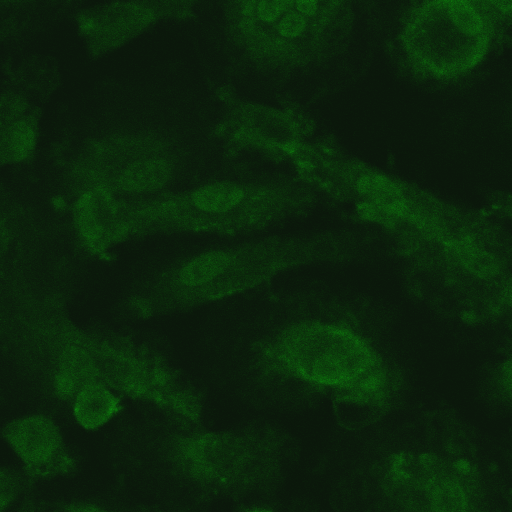
#> input picture Practice/LG-TB copy.bmp, 1024 x 1024 px (shown at 1/2 size)
$ jupyter execute DensityDistinguisher.ipynb   (shell and % lines are left out)
#> lines starting #> are read from the running program, lines starting #| are printed output that depends on the picture
#Image Analysis

**Module Import**
- PIL (Python Image Library)
- Numpy
- Matplotlib

[cell 1]
from PIL import Image
import numpy as np
import pandas as pd
import matplotlib.pyplot as plt

**Load Image Files**

[cell 2]
img = Image.open('LG-TB copy.bmp')
#> img is the input picture: PIL image 1024x1024 RGB; mean R, G, B 11, 35.7, 11
img

**Helper Functions**

**1. Function: Image Data Extraction**
- matrix: RGB tuples according to the coordinates
- integrated density: sum of green channel values
- points: list of green channel values

[cell 3]
def extractData(image):
    x = image.size[0]
    y = image.size[1]

    matrix = []
    points = []
    integrated_density = 0

    for i in range(x):
        matrix.append([])
        for j in range(y):
            matrix[i].append(image.getpixel((j,i)))
            integrated_density += image.getpixel((i,j))[1]
            points.append(image.getpixel((i,j))[1])
    return matrix, integrated_density, points

**2. Function: Histogram**

[cell 4]
def creatHistogram(points_list):
    max_value = max(points_list)
    histo = [0] * (max_value + 1)
    for point in points_list:
        histo[point] +=1
    return histo

**Execution**

**Analysing Images**

[cell 5]
matrix, integrated_density, points= extractData(img)
#> after the loop in extractData, `for i in range(x):`: integrated_density = 37391125; matrix = 1024 items; points = 1048576 items
#> matrix = 1024 items; integrated_density = 37391125; points = 1048576 items

**Histogram Ploting**

[cell 6]
def histoPlot(points):
    h = creatHistogram(points)
#> in creatHistogram, `max_value = max(points_list)`: max_value = 152
#> in creatHistogram, `histo = [0] * (max_value + 1)`: histo = 153 values from 0 to 0
#> the loop in creatHistogram, `for point in points_list:` made 1048576 passes
#> point on passes 1 to 3: 38, 32, 43
#> after the loop in creatHistogram, `for point in points_list:`: histo = 153 values, max 143860 at index 23, min 0 at index 0, mean 6853.4
    plt.bar(range(len(h)), h, color = 'green')

[cell 7]
histoPlot(points)
#> in histoPlot, `h = creatHistogram(points)`: h has the same summary as histo in creatHistogram
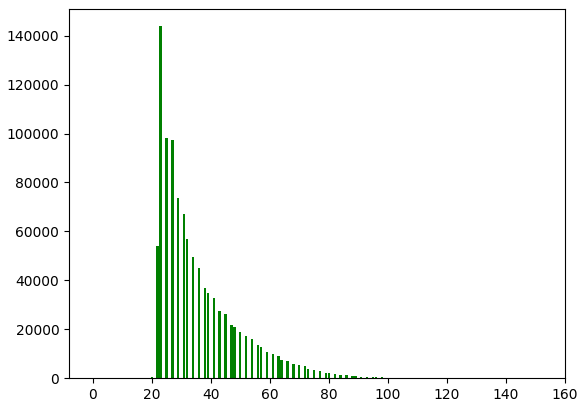
#> figure drawn by matplotlib, 1 panel; tallest bar 143860 high, from x = 22.6 to 23.4

[cell 8]
def distinguish(matrix):
    matrix_distinguished = matrix[:]
    for i in range(1024):
        for j in range(1024):
            dark_index = 0
            if matrix[i][j][1]<35:
                if i>3 and i<1024-3 and j>3 and j<1024-3:
                    around = [matrix[x][y] for x in range(i-3, i+4) for y in range(j-3, j+4)]
                    around.remove(matrix[i][j])
                    for a in around:
                        if a[1]<30:
                            dark_index +=1
                    if dark_index >35:
                        matrix_distinguished[i][j] = (255,0,0)
                else:
                    matrix_distinguished[i][j] = (255,0,0)
    return matrix_distinguished

[cell 9]
matrix_d = distinguish(matrix)
#> in distinguish, `matrix_distinguished = matrix[:]`: matrix_distinguished = 1024 items
#> matrix_d = 1024 items

[cell 10]
def imageReconstruct(matrix):
    df = np.array(matrix, dtype=np.uint8)
    img = Image.fromarray(df, 'RGB')
    img.save('image.png')
    return img

[cell 11]
img = imageReconstruct(matrix_d)
#> in imageReconstruct, `df = np.array(matrix, dtype=np.uint8)`:
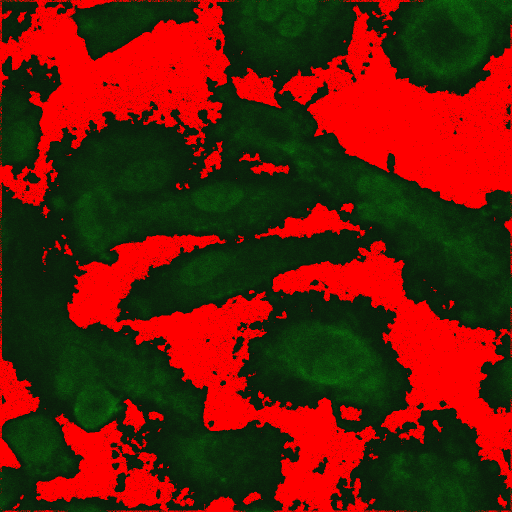
#> df: shape (1024, 1024, 3) (shown at 1/2 size); mean of channels 0, 1, 2 97.9, 26.6, 7.1; drawn as R, G, B
img

[cell 12]
def calculateDensity(matrix, matrix_d):
    interested_integrated_density = 0
    background_integrated_density = 0
    interested_area = 0
    background_area = 0
    for i in range(1024):
        for j in range(1024):
            if matrix_d[i][j][0] != 255:
                interested_integrated_density += matrix[i][j][1]
                interested_area += 1
            else:
                background_integrated_density += matrix[i][j][1]
                background_area +=1
    interested_mean = interested_integrated_density / interested_area
    background_mean = background_integrated_density / background_area
    return interested_mean - background_mean

[cell 13]
density = calculateDensity(matrix, matrix_d)
#> after the loop in calculateDensity, `for i in range(1024):`: background_area = 373581; background_integrated_density = 0; interested_area = 674995; interested_integrated_density = 27919602
#> in calculateDensity, `interested_mean = interested_integrated_density / interested_area`: interested_mean = 41.36
#> in calculateDensity, `background_mean = background_integrated_density / background_area`: background_mean = 0
#> density = 41.36
density
#> Out = 41.36

$ run again, with Practice/image.png saved as Practice/LG-TB copy.bmp
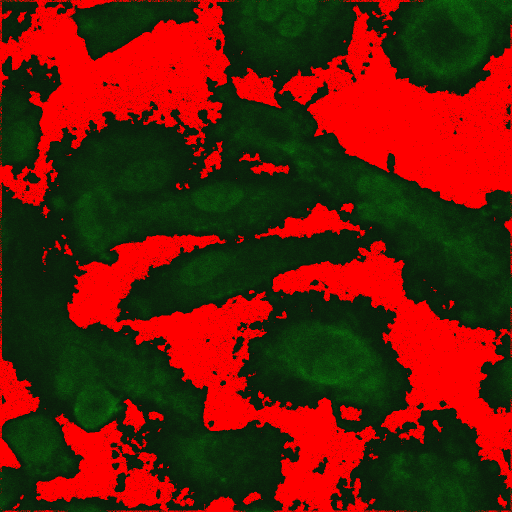
#> input picture Practice/image.png, 1024 x 1024 px (shown at 1/2 size)
#> img is the input picture: PIL image 1024x1024 RGB; mean R, G, B 97.9, 26.6, 7.1
#> after the loop in extractData, `for i in range(x):`: integrated_density = 27919602; matrix = 1024 items; points = 1048576 items
#> `matrix, integrated_density, points= extractData(img)`: matrix = 1024 items; integrated_density = 27919602; points = 1048576 items
#> max_value = 152
#> in creatHistogram, `histo = [0] * (max_value + 1)`: histo = 153 values from 0 to 0
#> the loop in creatHistogram, `for point in points_list:` made 1048576 passes
#> point on passes 1 to 3: 38, 0, 43
#> after the loop in creatHistogram, `for point in points_list:`: histo = 153 values, max 373581 at index 0, min 0 at index 1, mean 6853.4
#> h has the same summary as histo in creatHistogram
#> `[cell 7] histoPlot(points)`:
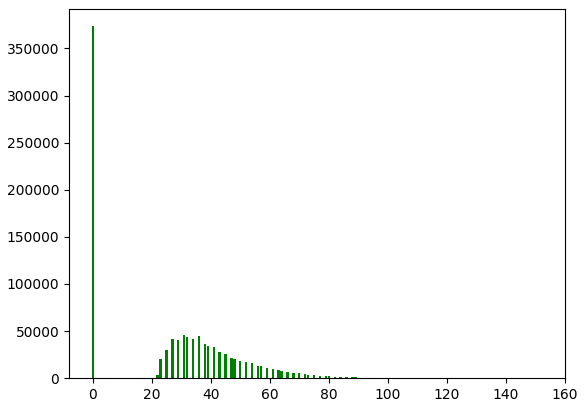
#> figure drawn by matplotlib, 1 panel; tallest bar 373581 high, from x = -0.4 to 0.4
#> matrix_distinguished = 1024 items
#> in imageReconstruct, `df = np.array(matrix, dtype=np.uint8)`:
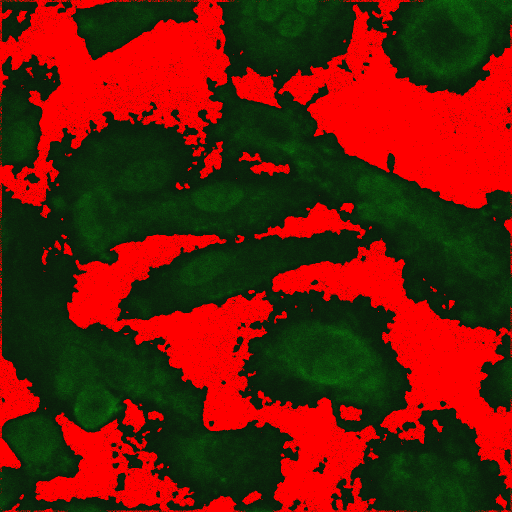
#> df: shape (1024, 1024, 3) (shown at 1/2 size); mean of channels 0, 1, 2 102.3, 26.1, 6.9; drawn as R, G, B
#> after the loop in calculateDensity, `for i in range(1024):`: background_area = 392510; background_integrated_density = 0; interested_area = 656066; interested_integrated_density = 27405528
#> interested_mean = 41.77
#> background_mean = 0
#> density = 41.77
